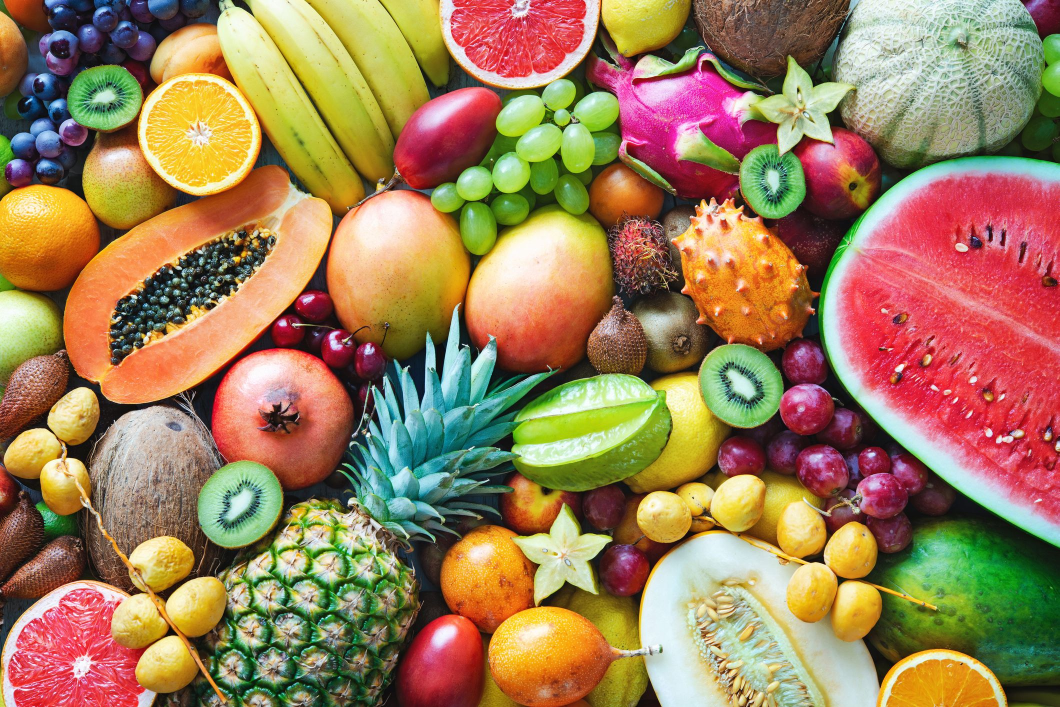
#> input picture LAB6_PhanTranQuangThai_2174802010116/exercise/colorful-ripe-tropical-fruits.jpg, 2119 x 1414 px (shown at 1/2 size)
$ jupyter execute lab6.ipynb
#> lines starting #> are read from the running program, lines starting #| are printed output that depends on the picture
[cell 1]
#bài 1
import cv2
import numpy as np

img = cv2.imread('exercise/colorful-ripe-tropical-fruits.jpg')
#> img is the input picture: shape (1414, 2119, 3); mean B, G, R 88.7, 126.8, 157.9

if img is None:
    print("Không tìm thấy ảnh.")
    kiwi = data[470:770, 200:400]
    exit()

x, y, w, h = 100, 80, 100, 100
kiwi = img[y:y+h, x:x+w]
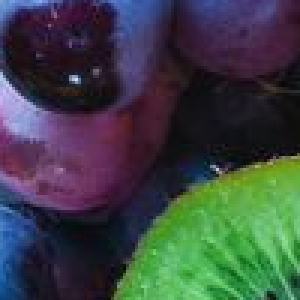
#> kiwi: shape (100, 100, 3) (shown 3 times larger); mean B, G, R 67.4, 67.3, 59.2

result = img.copy()

result[y:y+h, x:x+w] = (255, 255, 255)

new_x = x + 30
result[y:y+h, new_x:new_x+w] = kiwi

cv2.imshow('Kiwi da tinh tien', result)
cv2.waitKey(0)
cv2.destroyAllWindows()

[cell 2]
#bài2
import cv2
import numpy as np

img = cv2.imread('exercise/colorful-ripe-tropical-fruits.jpg')

if img is None:
    print("Không tìm thấy ảnh.")
    exit()

result = img.copy()

x1, y1, w1, h1 = 470, 350, 200, 200
papaya = result[y1:y1+h1, x1:x1+w1]
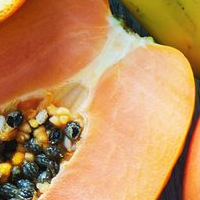
#> papaya: shape (200, 200, 3); mean B, G, R 90.2, 141.1, 190.5

x2, y2, w2, h2 = 1800, 200, 130, 140
watermelon = result[y2:y2+h2, x2:x2+w2]
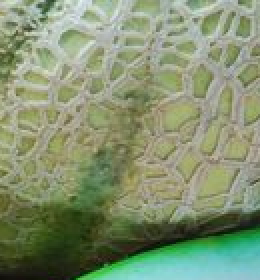
#> watermelon: shape (140, 130, 3) (shown 2 times larger); mean B, G, R 112.5, 145.5, 130.5

def change_color(bgr_crop):
    hsv = cv2.cvtColor(bgr_crop, cv2.COLOR_BGR2HSV)
#> hsv: shape (200, 200, 3); mean H, S, V 22.3, 140.9, 191.8
    hsv[..., 0] = (hsv[..., 0] + 90) % 180
#> hsv: shape (200, 200, 3); mean H, S, V 103.7, 140.9, 191.8
    return cv2.cvtColor(hsv, cv2.COLOR_HSV2BGR)

papaya_changed = change_color(papaya)
watermelon_changed = change_color(watermelon)
#> in change_color (call 2), `hsv = cv2.cvtColor(bgr_crop, cv2.COLOR_BGR2HSV)`: hsv: shape (140, 130, 3); mean H, S, V 41.9, 75.9, 146.2
#> in change_color (call 2), `hsv[..., 0] = (hsv[..., 0] + 90) % 180`: hsv: shape (140, 130, 3); mean H, S, V 127.5, 75.9, 146.2
#> in change_color (call 2), `return cv2.cvtColor(hsv, cv2.COLOR_HSV2BGR)`:
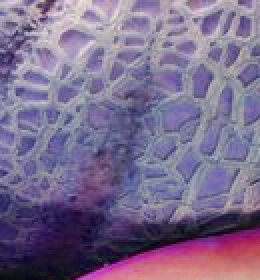
#> returned value: shape (140, 130, 3) (shown 2 times larger); mean B, G, R 141.1, 107.7, 122.8

result[y1:y1+h1, x1:x1+w1] = papaya_changed
result[y2:y2+h2, x2:x2+w2] = watermelon_changed

cv2.imshow("Doi mau du du va dua hau", result)
cv2.waitKey(0)
cv2.destroyAllWindows()

[cell 3]
#bài 3
import cv2
import numpy as np
import os

def rotate_image(image, angle):

    (h, w) = image.shape[:2]
    center = (w // 2, h // 2)
    M = cv2.getRotationMatrix2D(center, angle, 1.0)
    cos = np.abs(M[0, 0])
    sin = np.abs(M[0, 1])
    new_w = int((h * sin) + (w * cos))
    new_h = int((h * cos) + (w * sin))
    M[0, 2] += (new_w / 2) - center[0]
    M[1, 2] += (new_h / 2) - center[1]
    rotated = cv2.warpAffine(image, M, (new_w, new_h), borderValue=(255, 255, 255))
    return rotated

def main():
    input_path = "exercise/quang_ninh.jpg"
    if not os.path.exists(input_path):
        print("Không tìm thấy ảnh!")
        return

    image = cv2.imread(input_path)
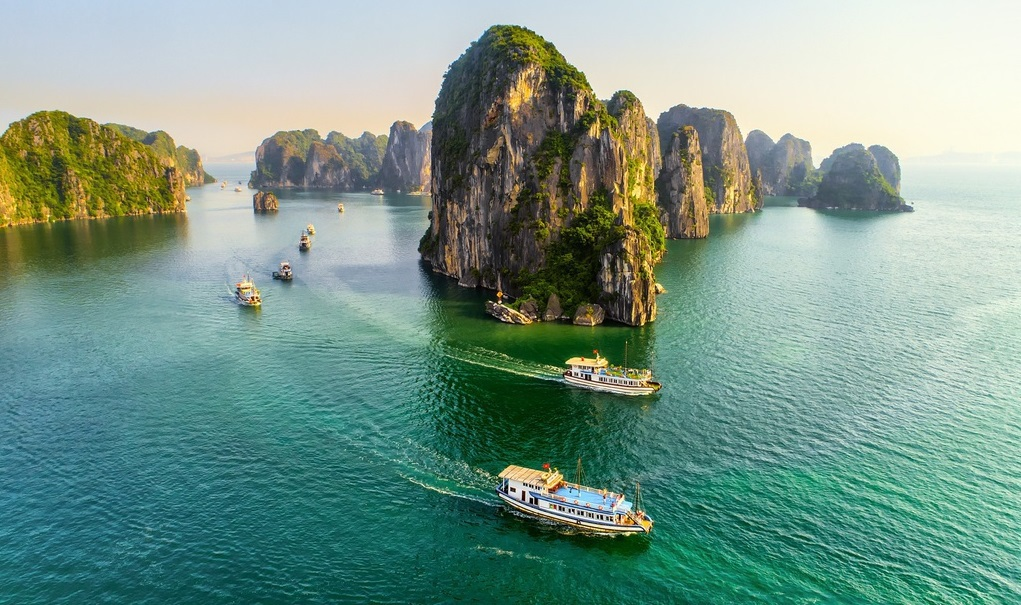
#> input picture LAB6_PhanTranQuangThai_2174802010116/exercise/quang_ninh.jpg, 1021 x 605 px
#> image is the input picture: shape (605, 1021, 3); mean B, G, R 137.7, 151, 119.9

    mountain_roi = image[272:299, 100:400]
    boat_roi = image[111:203, 200:350]
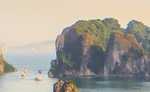
#> boat_roi: shape (92, 150, 3); mean B, G, R 153.6, 163, 167.6

    mountain_rotated = rotate_image(mountain_roi, 45)
#> in rotate_image, `rotated = cv2.warpAffine(image, M, (new_w, new_h), borderValue=(255, 2..`:
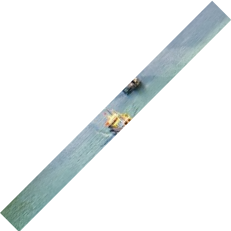
#> rotated: shape (231, 231, 3); mean B, G, R 241.8, 241.5, 237.9
    boat_rotated = rotate_image(boat_roi, 45)
#> call 2 of rotate_image, with angle = 45
#> in rotate_image (call 2), `rotated = cv2.warpAffine(image, M, (new_w, new_h), borderValue=(255, 2..`:
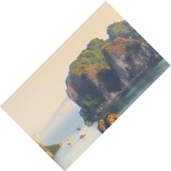
#> rotated: shape (171, 171, 3); mean B, G, R 207.1, 211.6, 213.8

    cv2.imwrite("mountain_rotated.jpg", mountain_rotated)
    cv2.imwrite("boat_rotated.jpg", boat_rotated)
    print("Đã lưu ảnh xoay 45 độ!")

if __name__ == "__main__":
    main()

[cell 4]
#bài 4
import cv2

def main():
    img = cv2.imread('exercise/pagoda.jpg')
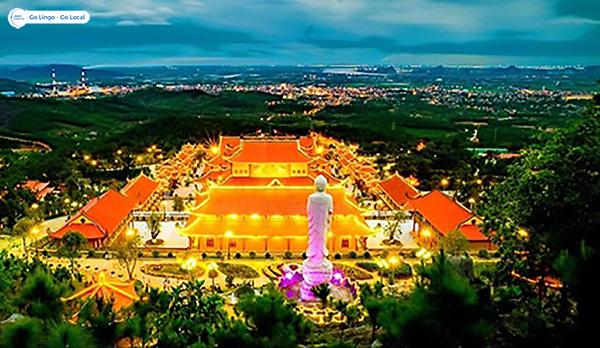
#> input picture LAB6_PhanTranQuangThai_2174802010116/exercise/pagoda.jpg, 600 x 348 px
#> img is the input picture: shape (348, 600, 3); mean B, G, R 64.1, 94.8, 82.1

    if img is None:
        print("Không tìm thấy ảnh.")
        return

    x, y, w, h = 100, 80, 150, 200

    pagoda_roi = img[y:y+h, x:x+w]

    pagoda_zoomed = cv2.resize(pagoda_roi, (w*5, h*5), interpolation=cv2.INTER_LINEAR)
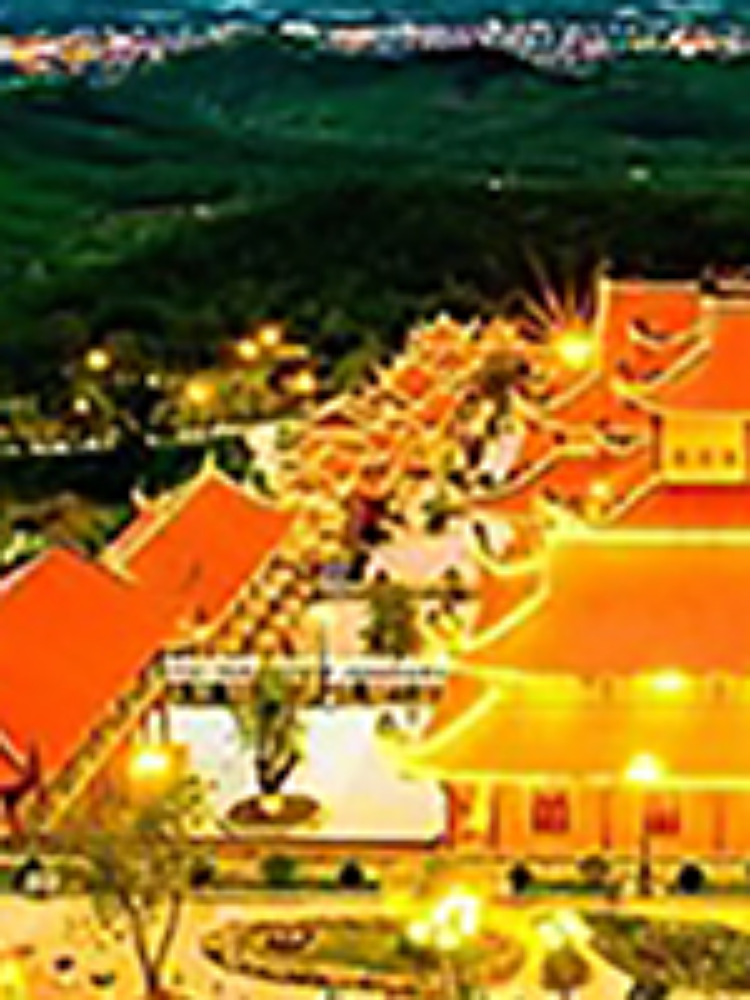
#> pagoda_zoomed: shape (1000, 750, 3); mean B, G, R 39.3, 108.7, 142.3

    cv2.imwrite('exercise/pagoda_zoomed.jpg', pagoda_zoomed)
    print("Đã lưu ảnh phóng to vào 'exercise/pagoda_zoomed.jpg'.")

if __name__ == "__main__":
    main()

[cell 5]
#bài 5
import cv2
import os
import numpy as np

def choose_image():
    image_folder = "exercise"
    images = [f for f in os.listdir(image_folder) if f.endswith(('.jpg', '.png'))]

    if not images:
        print("Không có ảnh trong thư mục.")
        return None

    print("Chọn ảnh muốn xử lý:")
    for idx, name in enumerate(images):
        print(f"{idx+1}. {name}")

    choice = int(input("Nhập số thứ tự ảnh: ")) - 1
    if 0 <= choice < len(images):
        return os.path.join(image_folder, images[choice])
    else:
        print("Lựa chọn không hợp lệ.")
        return None

def translate_image(img):
    dx = int(input("Nhập số pixel tịnh tiến theo trục x: "))
    dy = int(input("Nhập số pixel tịnh tiến theo trục y: "))
    M = np.float32([[1, 0, dx], [0, 1, dy]])
    translated = cv2.warpAffine(img, M, (img.shape[1], img.shape[0]))
    return translated

def rotate_image(img):
    angle = float(input("Nhập góc xoay (độ): "))
    center = (img.shape[1] // 2, img.shape[0] // 2)
    M = cv2.getRotationMatrix2D(center, angle, 1.0)
    rotated = cv2.warpAffine(img, M, (img.shape[1], img.shape[0]))
    return rotated

def scale_image(img, scale_factor):
    new_size = (int(img.shape[1] * scale_factor), int(img.shape[0] * scale_factor))
    scaled = cv2.resize(img, new_size, interpolation=cv2.INTER_LINEAR)
    return scaled

def coordinate_map(img):
    clone = img.copy()

    def click_event(event, x, y, flags, param):
        if event == cv2.EVENT_LBUTTONDOWN:
            print(f"Tọa độ: ({x}, {y})")
            cv2.circle(clone, (x, y), 5, (0, 0, 255), -1)
            cv2.imshow("Coordinate Map", clone)

    cv2.imshow("Coordinate Map", clone)
    cv2.setMouseCallback("Coordinate Map", click_event)
    cv2.waitKey(0)
    cv2.destroyAllWindows()

def main():
    while True:
        print("\n--- MENU ---")
        print("T - Tịnh tiến")
        print("X - Xoay")
        print("P - Phóng to")
        print("H - Thu nhỏ")
        print("C - Coordinate Map")
        print("Q - Thoát")
        choice = input("Chọn thao tác (T/X/P/H/C/Q): ").strip().upper()
#> the answer given: 1
#> the answer given: 1
#> the answer given: 1
#> the answer given: 1
#> the answer given: 1

        if choice == "Q":
            break

        image_path = choose_image()
#> the answer given: 1
        if image_path is None:
            continue

        img = cv2.imread(image_path)
        if img is None:
            print("Không thể đọc ảnh.")
            continue

        result = None

        if choice == "T":
            result = translate_image(img)
        elif choice == "X":
            result = rotate_image(img)
        elif choice == "P":
            scale = float(input("Nhập hệ số phóng to (ví dụ 2.0): "))
            result = scale_image(img, scale)
        elif choice == "H":
            scale = float(input("Nhập hệ số thu nhỏ (ví dụ 0.5): "))
            result = scale_image(img, scale)
        elif choice == "C":
            coordinate_map(img)
            continue
        else:
            print("Lựa chọn không hợp lệ.")
            continue

        if result is not None:
            cv2.imshow("Kết quả", result)
            save_path = image_path.replace(".jpg", f"_{choice}.jpg").replace(".png", f"_{choice}.png")
            cv2.imwrite(save_path, result)
            print(f"Đã lưu ảnh kết quả: {save_path}")
            cv2.waitKey(0)
            cv2.destroyAllWindows()

if __name__ == "__main__":
    main()
